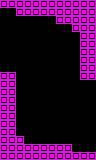

Rendered tile map (Tiled .tmx) drawn with the repository's tilesets; below, a short description and the map source with its tile grids summarised:
An orthogonal 12x20 tile map with 8x8 px tiles, 1 tile layer (main) and 3 objects (2x enemyTurret, movingBlock).

<map version="1.0" orientation="orthogonal" renderorder="right-down" width="12" height="20" tilewidth="8" tileheight="8" nextobjectid="40">
 <properties>
  <property name="L" type="int" value="1" />
  <property name="R" type="int" value="3" />
  <property name="type" value="tunnel" />
 </properties>
 <tileset firstgid="1" name="tiles" tilewidth="8" tileheight="8" tilecount="24" columns="6">
  <image source="../../../images/tiles.png" width="48" height="32" />
  <tile id="1">
   <properties>
    <property name="L" type="int" value="1" />
    <property name="R" type="int" value="3" />
    <property name="type" value="open" />
   </properties>
  </tile>
 </tileset>
 <layer name="main" width="12" height="20">
  <properties>
   <property name="L" type="int" value="1" />
   <property name="r" type="int" value="3" />
   <property name="type" value="tunnel" />
  </properties>
  <data>[240 cells, 82 non-empty, 1 distinct tile ids]</data>
 </layer>
 <objectgroup name="objects" />
 <objectgroup name="hazards">
  <object id="37" type="movingBlock" gid="4" x="48" y="80" width="8" height="8" />
 </objectgroup>
 <objectgroup name="enemies">
  <object id="35" type="enemyTurret" gid="4" x="8" y="72" width="8" height="8" />
  <object id="36" type="enemyTurret" gid="1073741828" x="80" y="88" width="8" height="8" />
 </objectgroup>
</map>
